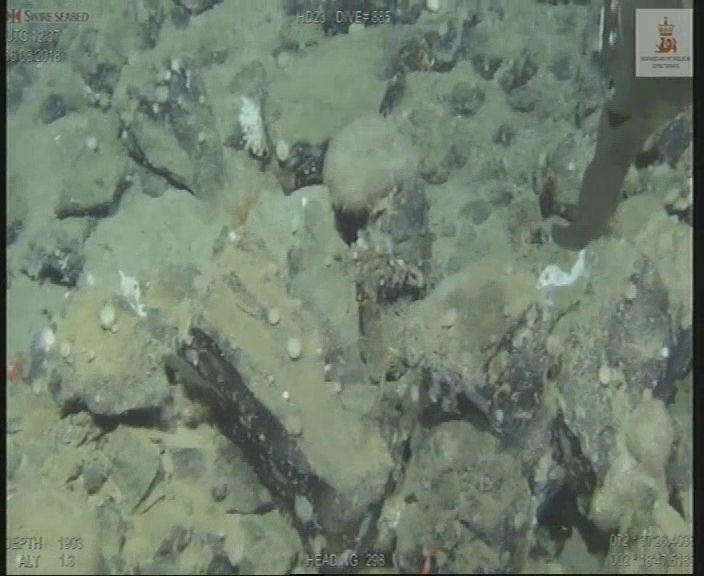
#> input picture 2018/SD/test-images/1_2018_SD_close.png, 704 x 576 px; its folder holds only this picture in this run
$ python -i restoration_toolbox.py   (imports and definitions only)   (older library calls are emulated)
#> lines starting #> are read from the running program, lines starting #| are printed output that depends on the picture; after the words box and inside, x2 and y2 are one past the last pixel; in counts of white or black regions, pixels touching at a corner belong together
#!/usr/bin/env python3
# -*- coding: utf-8 -*-
"""
ROV Image restoration functions

Steps:
1) Noise reduction - smoothing
2) UDCP(Underwater Dark Channel Prior) - underwater color restoration
3) White balancing - Gray world assumption
4) Contrast enhancement - CLAHE on LAB (doesn't change color balance and hue)
5) Color correction - CLAHE on RGB (obs; can alter color balance and hue), or
6) Edge enhancement - Sobel/Canny
7) Sharpening - Unsharp mask

"""
# import libraries
import os
import numpy as np
import cv2
import time

from plot_toolbox import *

#######################################################################
# NOISE REDUCTION - SMOOTHING
#######################################################################
# Bilateral filter and Non-local means filter
def apply_bilateral_filter(img, diameter=15, sigma_color=20, sigma_space=70):
    return cv2.bilateralFilter(img, diameter, sigma_color, sigma_space)
# (img, diameter=15, sigma_color=20, sigma_space=70) # save param

# obs: slow algorithm
def apply_non_local_means_denoising(img, h=4, h_color=10, template_window_size=9, search_window_size=21):
    return cv2.fastNlMeansDenoisingColored(img, None, h, h_color, template_window_size, search_window_size)
# (img, h=4, h_color=10, template_window_size=9, search_window_size=21) # save param
### == So similar with these params than can't distinguish them == ###

#######################################################################
# COLOR CORRECTION
#######################################################################
# UDCP - Underwater Dark Channel Prior
# [385 lines left out: functions guided_filter, UDCP, white_balance, white_balance_blend, preprocess_clahe, color_balance_and_saturation_enhancement and 9 more, not called in this run]


>>> import cv2
>>> picture = cv2.imread('2018/SD/test-images/1_2018_SD_close.png')
#> picture is the input picture: shape (576, 704, 3); mean B, G, R 109.9, 126.8, 112
>>> result = full_preprocessing2_7_2018sd(picture)
#> the loop in UDCP, `for i in range(3):` made 3 passes
#> pass 1, in UDCP, `bool_idx = (J_dark == np.max(J_dark))`:
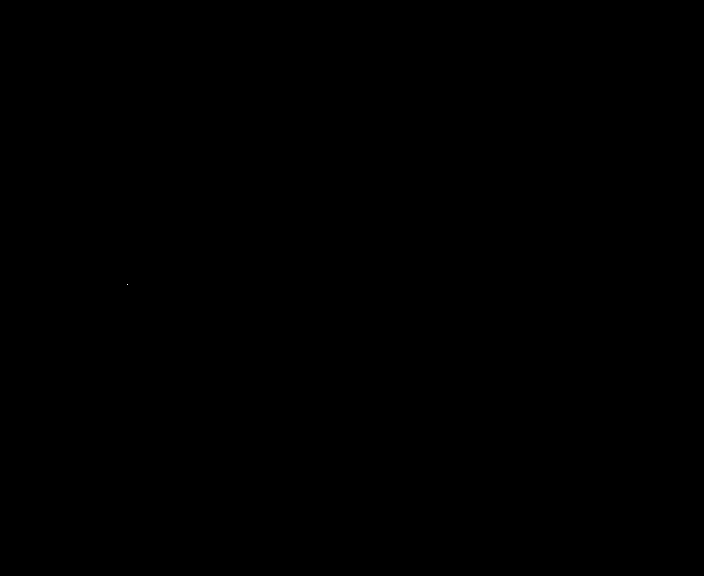
#> bool_idx: shape (576, 704) bool; 0% white in thin lines or dots, all inside (x1, y1, x2, y2) = (127, 284, 128, 285)
#> after the loop in UDCP, `for i in range(3):`: A = [[0.757, 0.827, 0.729]]
#> the loop in UDCP, `for i in range(3):` made 3 passes
#> pass 1, in guided_filter, `mean_Ip = cv2.boxFilter(I*p, cv2.CV_64F, (r,r))`:
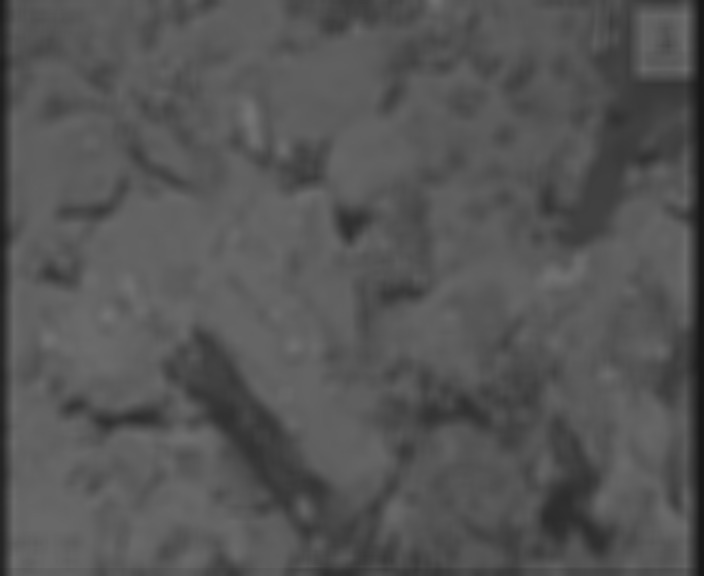
#> mean_Ip: shape (576, 704) float64; min 0.0888, max 0.461, mean 0.335
#> pass 1, in guided_filter, `cov_Ip = mean_Ip - mean_I * mean_p`:
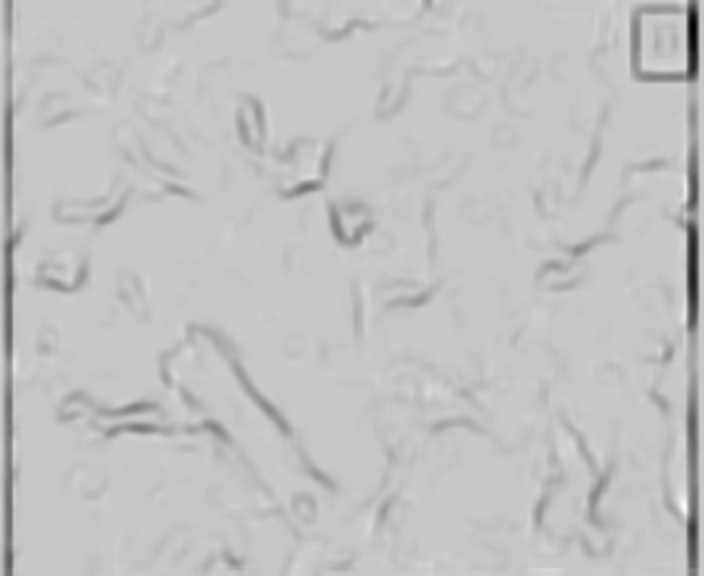
#> cov_Ip: shape (576, 704) float64; min -0.0114, max 0.00314, mean -0.000374; drawn with min black and max white
#> in UDCP, `result = cv2.convertScaleAbs(result * 255)`:
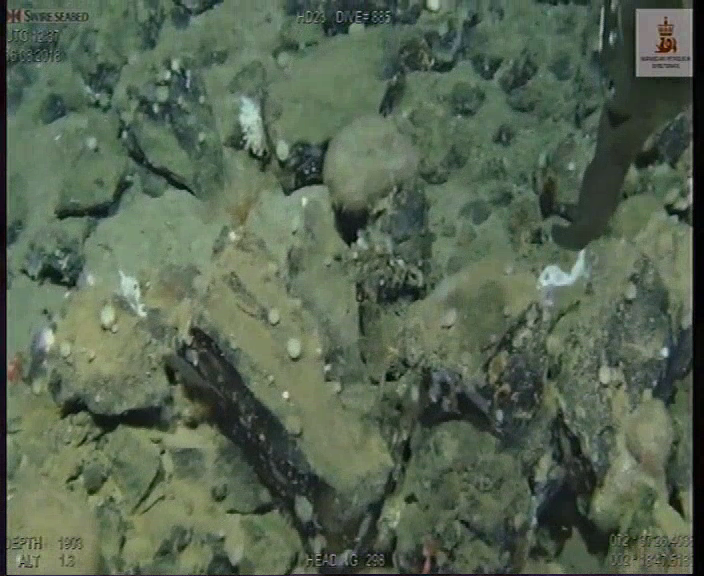
#> result: shape (576, 704, 3); mean B, G, R 80.9, 100.2, 85.8
#> in preprocess_clahe, `img_lab = cv2.cvtColor(img, cv2.COLOR_RGB2Lab)`: img_lab: shape (576, 704, 3); mean of channels 0, 1, 2 108.9, 118.7, 132.7
#> in preprocess_clahe, `img_lab[:,:,0] = clahe.apply(img_lab[:,:,0])`: img_lab: shape (576, 704, 3); mean of channels 0, 1, 2 113.2, 118.7, 132.7
#> the loop in color_balance_and_saturation_enhancement, `for channel in channels:` made 3 passes
#> after the loop in color_balance_and_saturation_enhancement, `for channel in channels:`: out_channels = 3 items
#> in color_balance_and_saturation_enhancement, `img_hsv = cv2.cvtColor(img_equalized, cv2.COLOR_BGR2HSV)`: img_hsv: shape (576, 704, 3); mean H, S, V 56.2, 48.7, 115
#> in color_balance_and_saturation_enhancement, `h, s, v = cv2.split(img_hsv)`:
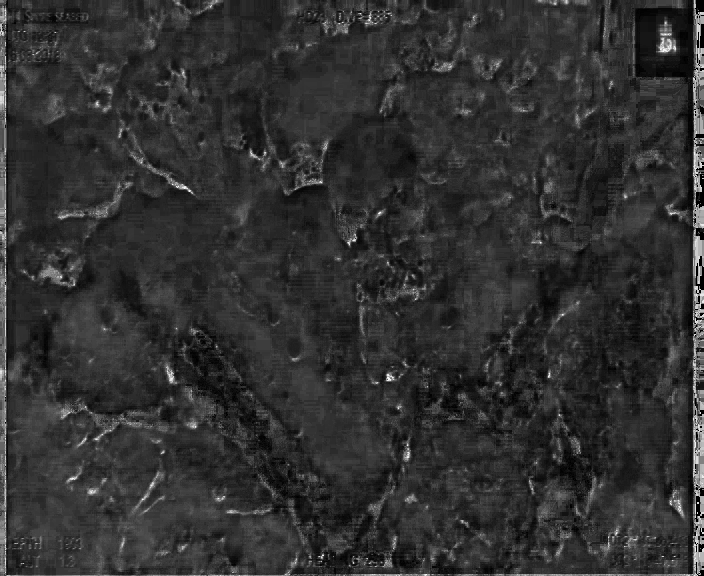
#> s: shape (576, 704); min 0, max 252, mean 48.7
#> in edge_enhancement_canny, `edges = cv2.Canny(gray, 100, 200)`: edges: shape (576, 704); 7.9% white in thin lines or dots
#> in edge_enhancement_canny, `edges = (edges * edge_intensity).astype(np.uint8)`: edges: shape (576, 704); every value is 0
#> in edge_enhancement_canny, `edge_map = cv2.cvtColor(edges, cv2.COLOR_GRAY2BGR)`: edge_map: shape (576, 704, 3); every value is 0
#> in unsharp_mask, `mask = image_float - blurred`:
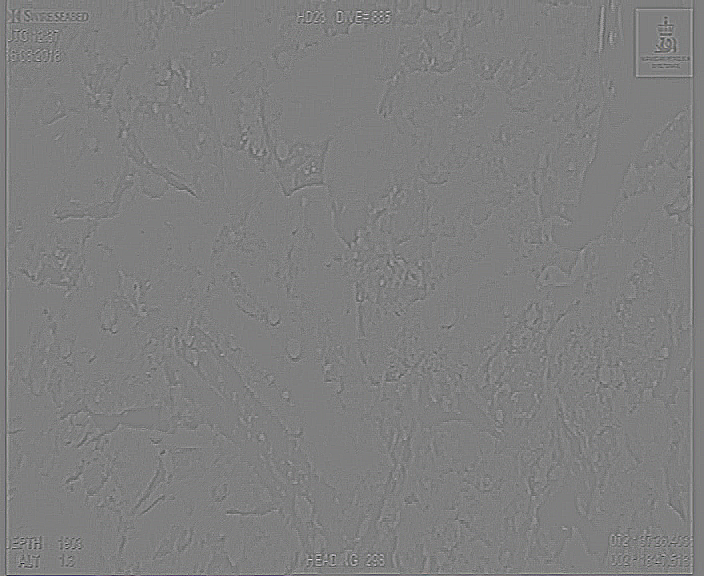
#> mask: shape (576, 704, 3) float64; mean B, G, R 0, 0, 0; drawn with min black and max white
#> in unsharp_mask, `sharpened = image_float + mask`:
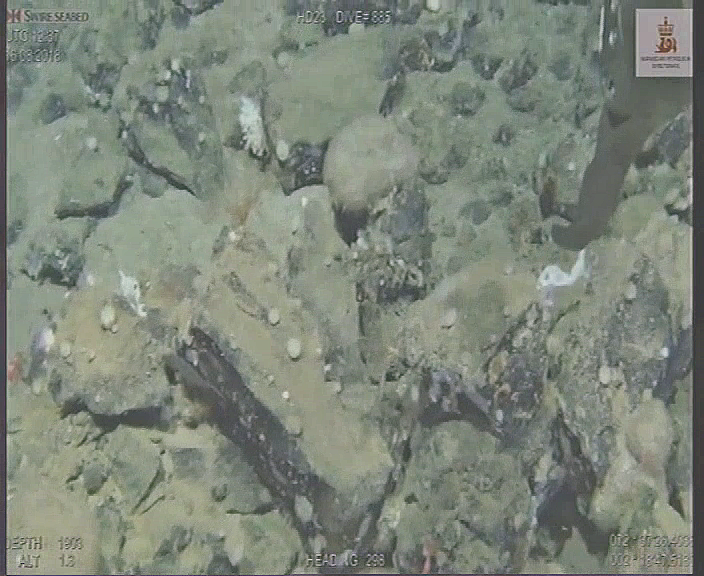
#> sharpened: shape (576, 704, 3) float64; mean B, G, R 96.5, 114.3, 102.3; drawn with min black and max white

$ run again, on 2018/SD/test-images/2_2018_SD_medium.png
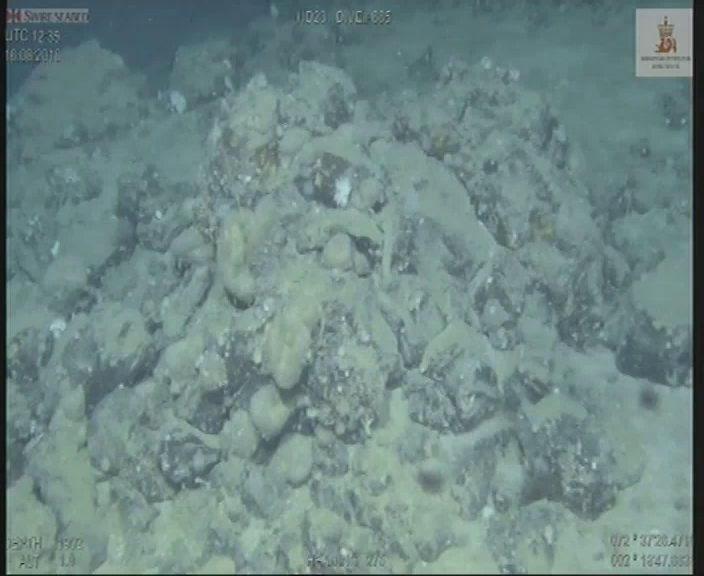
#> input picture 2018/SD/test-images/2_2018_SD_medium.png, 704 x 576 px
#> picture is the input picture: shape (576, 704, 3); mean B, G, R 133.8, 136.5, 110.6
#> after the loop in UDCP, `for i in range(3):`: A = [[0.643, 0.725, 0.608]]
#> the loop in color_balance_and_saturation_enhancement, `for channel in channels:` made 3 passes
#> after the loop in color_balance_and_saturation_enhancement, `for channel in channels:`: out_channels = 3 items
#> img_hsv: shape (576, 704, 3); mean H, S, V 90.9, 55.9, 136
#> in edge_enhancement_canny, `edges = cv2.Canny(gray, 100, 200)`:
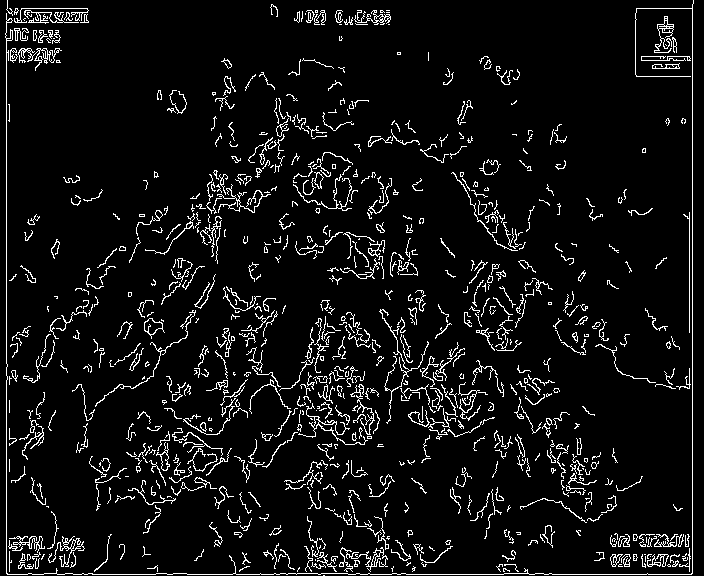
#> edges: shape (576, 704); 6.7% white in thin lines or dots
#> edge_map: shape (576, 704, 3); every value is 0
#> in unsharp_mask, `mask = image_float - blurred`:
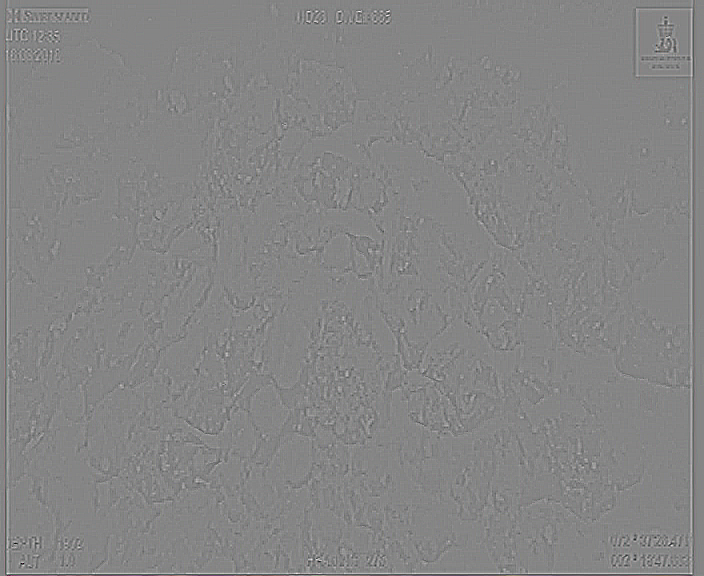
#> mask: shape (576, 704, 3) float64; mean B, G, R 0, 0, 0; drawn with min black and max white

$ run again, on 2018/SD/test-images/3_2018_SD_blue_close.png
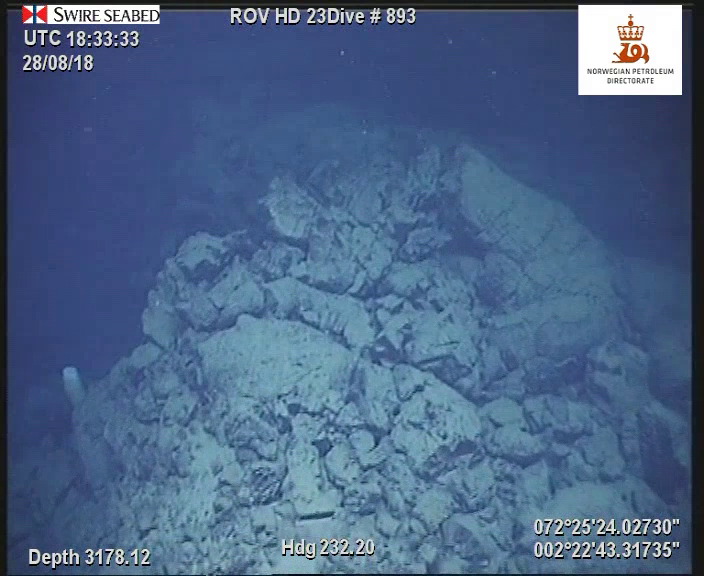
#> input picture 2018/SD/test-images/3_2018_SD_blue_close.png, 704 x 576 px
#> picture is the input picture: shape (576, 704, 3); mean B, G, R 134.7, 100.5, 75.6
#> after the loop in UDCP, `for i in range(3):`: A = [[1, 1, 1]]
#> the loop in color_balance_and_saturation_enhancement, `for channel in channels:` made 3 passes
#> after the loop in color_balance_and_saturation_enhancement, `for channel in channels:`: out_channels = 3 items
#> img_hsv: shape (576, 704, 3); mean H, S, V 103.8, 148.4, 123.8
#> in edge_enhancement_canny, `edges = cv2.Canny(gray, 100, 200)`:
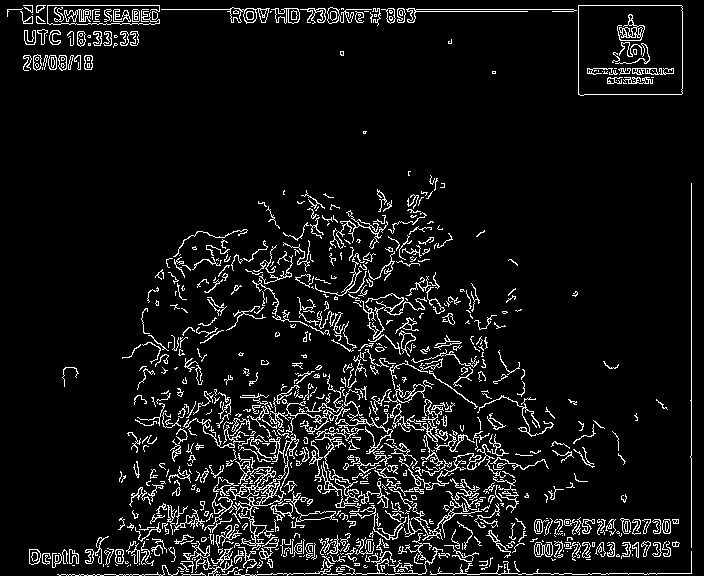
#> edges: shape (576, 704); 7.5% white in thin lines or dots
#> edge_map: shape (576, 704, 3); every value is 0
#> in unsharp_mask, `sharpened = np.clip(sharpened, 0, 255)`:
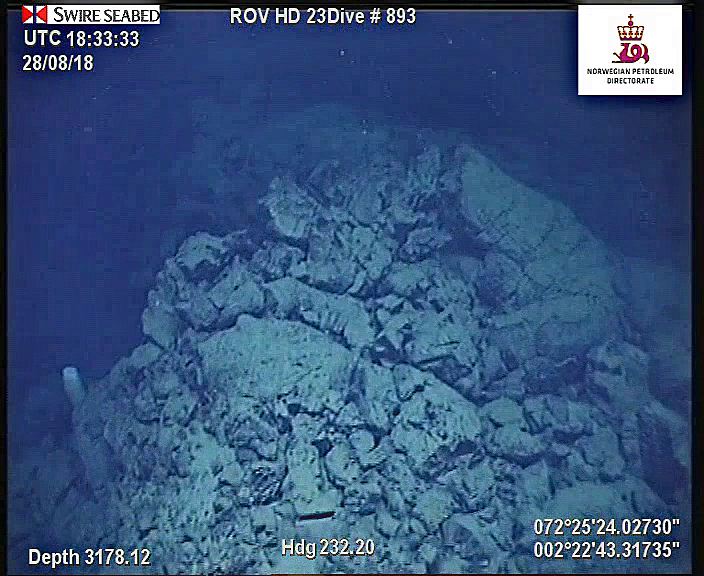
#> sharpened: shape (576, 704, 3) float64; mean B, G, R 123.1, 83.9, 55.4
